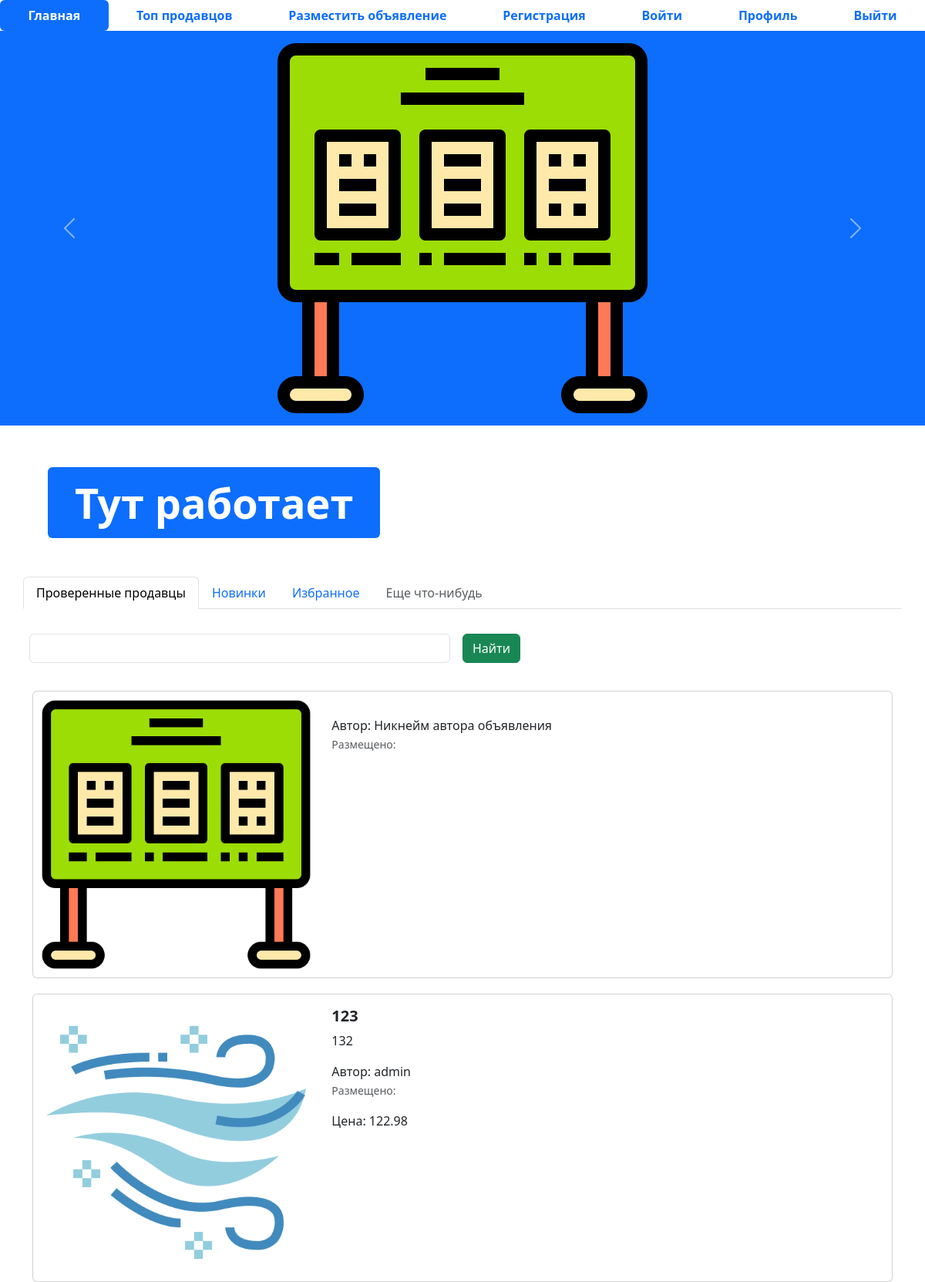
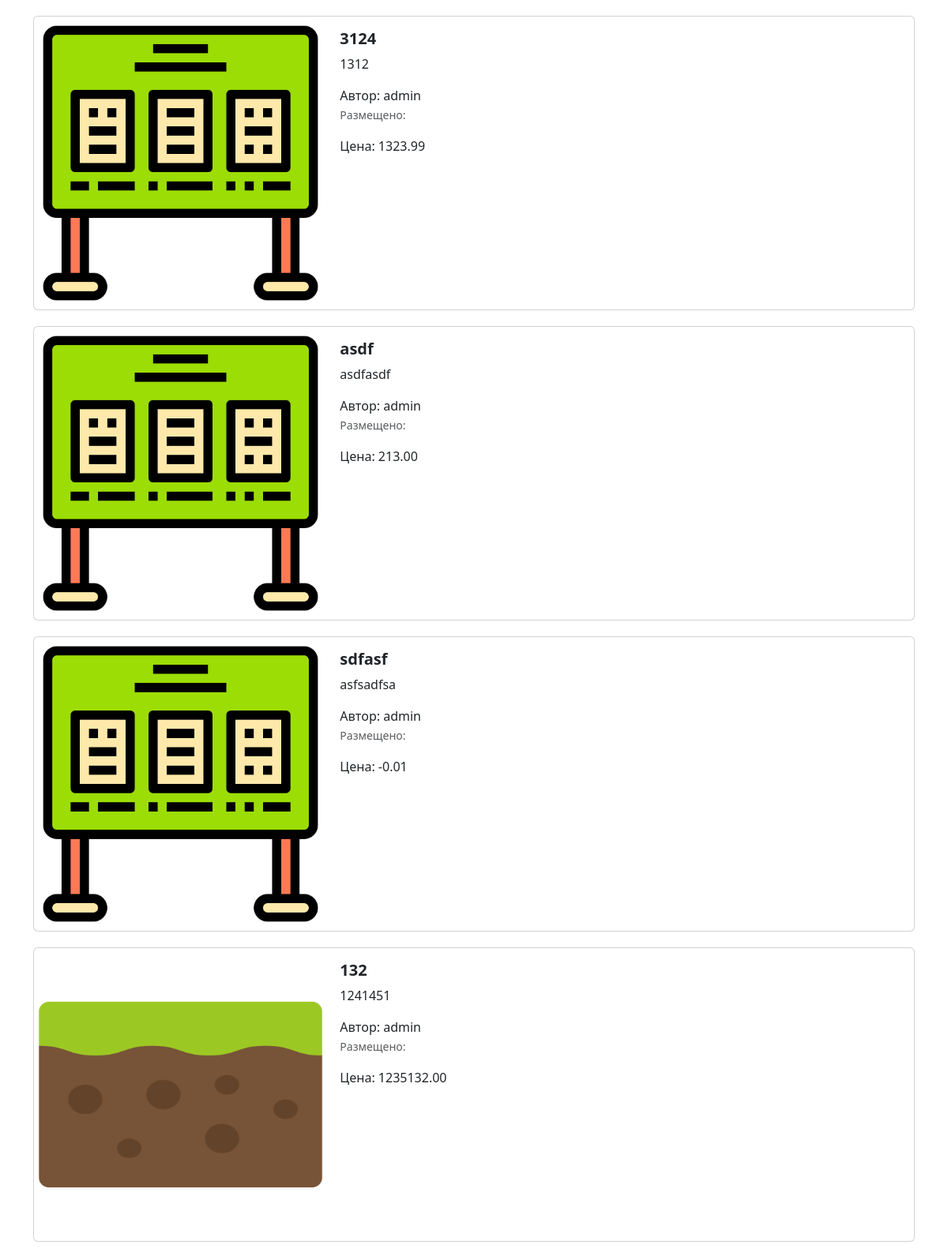
The page / (upper part) on the database its author committed (2 pictures, top to bottom).
### app_advertisements/models.py (models this page shows, shortened)
class Advertisement(models.Model):
    title = models.CharField("заголовок", max_length=128)
    description = models.TextField("описание")
    price = models.DecimalField("цена", max_digits=10, decimal_places=2)
    auction = models.BooleanField("торг", help_text="Отметьте, если торг уместен")
    create_at = models.DateTimeField(auto_now=True)
    update_at = models.DateTimeField(auto_now_add=True)
    user = models.ForeignKey(User, verbose_name='пользователь', on_delete=models.CASCADE,default=1) ## пользователь, создавший объявление
    image = models.ImageField("изображение", upload_to="advertisements/",null=True, blank=True)
    class Meta:
        db_table = "advertisements"

### app_advertisements/views.py (the view)
# urls.py: path('', index, name='main-page'),
def index(request):
    advertisements = Advertisement.objects.all()
    context = {"advertisements": advertisements}
    return render(request, "index.html", context)

### templates/index.html (shortened to what this page needs)
{% extends 'base.html' %}
{% load static %}
{% block content %}
<ul class="nav nav-pills sticky-top bg-white nav-fill">
  <li class="nav-item">
    <a class="nav-link active" aria-current="page" href="{% url 'main-page' %}">
      <span style="font-weight: bold;">Главная</span>
    </a>
  </li>
  <li class="nav-item">
    <a class="nav-link" href="{% url 'top-sellers' %}"><span style="font-weight: bold;">Топ продавцов</span>
    </a>
  </li>
  <li class="nav-item">
    <a class="nav-link" href="{% url 'adv-post' %}">
      <span style="font-weight: bold;">Разместить объявление</span>
    </a>
  </li>
  <li class="nav-item">
    <a class="nav-link" href="register.html">
      <span style="font-weight: bold;">Регистрация</span>
    </a>
  </li>
  <li class="nav-item">
    <a class="nav-link" href="login.html">
      <span style="font-weight: bold;">Войти</span>
    </a>
  </li>
  <li class="nav-item">
    <a class="nav-link" href="profile.html">
      <span style="font-weight: bold;">Профиль</span>
    </a>
  </li>
  <li class="nav-item">
    <a class="nav-link" href="#">
      <span style="font-weight: bold;">Выйти</span>
    </a>
  </li>
</ul>
<div id="carouselExampleControls" class="carousel slide bg-primary" data-bs-ride="carousel">
  <div class="carousel-inner">
    <div class="carousel-item active">
      <img src="{% static 'img/adv.png' %}" class="mx-auto d-block w-33" alt="...">
    </div>
  </div>
  <button class="carousel-control-prev" type="button" data-bs-target="#carouselExampleControls" data-bs-slide="prev">
    <span class="carousel-control-prev-icon" aria-hidden="true"></span>
  </button>
  <button class="carousel-control-next" type="button" data-bs-target="#carouselExampleControls" data-bs-slide="next">
    <span class="carousel-control-next-icon" aria-hidden="true"></span>
  </button>
</div>
<div class="container" style="margin: 50px;">
  <div class="display-2">
    <span class="badge bg-primary">Тут работает
    </span>
  </div>
</div>
<div class="container">
  <div class="row">
    <ul class="nav nav-tabs bg-white">
      <li class="nav-item">
        <a class="nav-link active" aria-current="page" href="#">Проверенные продавцы</a>
      </li>
      <li class="nav-item">
        <a class="nav-link" href="#">Новинки</a>
      </li>
      <li class="nav-item">
        <a class="nav-link" href="#">Избранное</a>
      </li>
      <li class="nav-item">
        <a class="nav-link disabled" href="#" tabindex="-1" aria-disabled="true">Еще что-нибудь</a>
      </li>
    </ul>
    <form class="row g-3">
      <div class="col-auto w-50">
        <input type="text" class="form-control">
      </div>
      <div class="col-auto">
        <button type="submit" class="btn btn-success mb-3">Найти</button>
      </div>
    </form>
  </div>
    <div class="card mb-2" style="max-width: 1200px; margin-top: 20px;">
      <div class="row g-0">
        <div class="col-md-4">
          <a href="advertisement.html" class="nav-link">
            <img src="{% static 'img/adv.png' %}" class="img-fluid rounded-start" alt="Card title">
          </a>
        </div>
        <div class="col-md-8">
          <div class="card-body">
            <a href="advertisement.html" class="nav-link">
              <span>Автор: Никнейм автора объявления</span>
              <p class="card-text"><small class="text-muted">Размещено: {{adv.cer}}</small></p>
            </a>
          </div>
        </div>
      </div>
    </div>
    {% for adv in advertisements %}
  <div class="col">
    <div class="card mb-2" style="max-width: 1200px; margin-top: 20px;">
      <div class="row g-0">
        <div class="col-md-4">
          <a href="advertisement.html" class="nav-link">
            <img src="{% if adv.image %} {{ adv.image.url }} {% else %} {% static 'img/adv.png' %} {% endif %}" class="img-fluid rounded-start" alt="Card title">
          </a>
        </div>
        <div class="col-md-8">
          <div class="card-body">
            <h5 class="card-title">
              <a href="advertisement.html" class="nav-link"><strong>{{ adv.title }}</strong></a>
            </h5>
            <a href="advertisement.html" class="nav-link">
              <p class="card-text">
                {{ adv.description }}
              </p>
              <span>Автор: {{adv.user}}</span>
              <p class="card-text"><small class="text-muted">Размещено: {{ adv.created_at }}</small></p>
              <span>Цена: {{ adv.price }}</span>
            </a>
          </div>
        </div>
      </div>
    </div>
    {% endfor %}
    </div>
  </div>
</div>
{% endblock %}

### templates/base.html (shortened to what this page needs)
{% load static %}
<!DOCTYPE html>
<html lang="en">
<head>
  <link href="{% static 'css/bootstrap.min.css' %}" rel="stylesheet">
  <link rel="stylesheet" href="{% static 'css/fontello.css' %}">
</head>
<body>
{% block content %}
{% endblock %}
</body>
</html>

### rows shown on the page
Advertisement: image (picture), title "123", description "132", user "admin", price "122.98"
Advertisement: title "3124", description "1312", user "admin", price "1323.99"
Advertisement: title "asdf", description "asdfasdf", user "admin", price "213.00"
Advertisement: title "sdfasf", description "asfsadfsa", user "admin", price "-0.01"
Advertisement: image (picture), title "132", description "1241451", user "admin", price "1235132.00"
